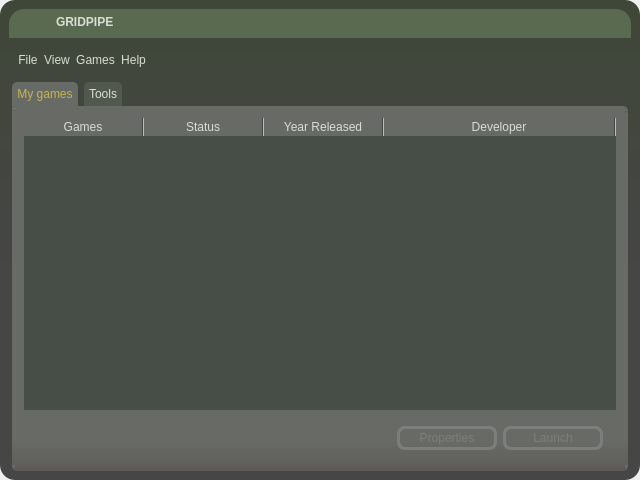
<?xml version="1.0" encoding="UTF-8"?>
<ui version="4.0">
 <class>MainWindow</class>
 <widget class="QMainWindow" name="MainWindow">
  <property name="geometry">
   <rect>
    <x>0</x>
    <y>0</y>
    <width>640</width>
    <height>480</height>
   </rect>
  </property>
  <property name="windowTitle">
   <string>MainWindow</string>
  </property>
  <property name="styleSheet">
   <string notr="true"/>
  </property>
  <widget class="QWidget" name="centralwidget">
   <property name="styleSheet">
    <string notr="true">#centralwidget{
background-color: rgb(63, 71, 56);
border-radius: 15px;
	background-color: qlineargradient(spread:pad, x1:0.5, y1:0, x2:0.5, y2:1, stop:0 rgba(63, 71, 56, 255), stop:0.610734 rgba(70, 70, 70, 255));
}</string>
   </property>
   <layout class="QGridLayout" name="gridLayout">
    <item row="0" column="0">
     <widget class="QFrame" name="f_titlebar">
      <property name="styleSheet">
       <string notr="true">background-color: rgb(90, 106, 80);
border-top-left-radius: 15px;
border-top-right-radius: 15px; 
color: rgb(255, 255, 255);</string>
      </property>
      <property name="frameShape">
       <enum>QFrame::Shape::StyledPanel</enum>
      </property>
      <property name="frameShadow">
       <enum>QFrame::Shadow::Raised</enum>
      </property>
      <layout class="QHBoxLayout" name="horizontalLayout">
       <property name="leftMargin">
        <number>9</number>
       </property>
       <property name="topMargin">
        <number>3</number>
       </property>
       <property name="rightMargin">
        <number>9</number>
       </property>
       <property name="bottomMargin">
        <number>6</number>
       </property>
       <item>
        <widget class="QPushButton" name="fakepb_icon">
         <property name="text">
          <string/>
         </property>
         <property name="icon">
          <iconset resource="../assets/assets.qrc">
           <normaloff>:/icons/logo.png</normaloff>:/icons/logo.png</iconset>
         </property>
         <property name="flat">
          <bool>true</bool>
         </property>
        </widget>
       </item>
       <item>
        <widget class="QLabel" name="lb_title">
         <property name="styleSheet">
          <string notr="true">color: rgb(216, 222, 211);</string>
         </property>
         <property name="text">
          <string>&lt;html&gt;&lt;head/&gt;&lt;body&gt;&lt;p&gt;&lt;span style=&quot; font-weight:700;&quot;&gt;GRIDPIPE&lt;/span&gt;&lt;/p&gt;&lt;/body&gt;&lt;/html&gt;</string>
         </property>
        </widget>
       </item>
       <item>
        <spacer name="horizontalSpacer">
         <property name="orientation">
          <enum>Qt::Orientation::Horizontal</enum>
         </property>
         <property name="sizeHint" stdset="0">
          <size>
           <width>40</width>
           <height>20</height>
          </size>
         </property>
        </spacer>
       </item>
       <item>
        <widget class="QPushButton" name="pb_min">
         <property name="sizePolicy">
          <sizepolicy hsizetype="Minimum" vsizetype="Minimum">
           <horstretch>0</horstretch>
           <verstretch>0</verstretch>
          </sizepolicy>
         </property>
         <property name="maximumSize">
          <size>
           <width>16</width>
           <height>16</height>
          </size>
         </property>
         <property name="styleSheet">
          <string notr="true">QPushButton{
	image: url(:/buttons/buttons/Window-Min.png);
}
QPushButton:hover{
	image: url(:/buttons/buttons/Window-Min-Hover.png);
}</string>
         </property>
         <property name="text">
          <string/>
         </property>
        </widget>
       </item>
       <item>
        <widget class="QPushButton" name="pb_close">
         <property name="maximumSize">
          <size>
           <width>16</width>
           <height>16</height>
          </size>
         </property>
         <property name="styleSheet">
          <string notr="true">QPushButton{
	image: url(:/buttons/buttons/Window-Close.tga);
}
QPushButton::hover{
	image: url(:/buttons/buttons/Window-Close-Hover.png);
}
</string>
         </property>
         <property name="text">
          <string/>
         </property>
        </widget>
       </item>
      </layout>
     </widget>
    </item>
    <item row="2" column="0">
     <widget class="QTabWidget" name="tw_tabs">
      <property name="autoFillBackground">
       <bool>false</bool>
      </property>
      <property name="styleSheet">
       <string notr="true">QTabWidget {
	background-color: rgb(101, 106, 98);
} 
QTabWidget::pane {
    background-color: #f0f0f0;  /* Light grey background */
	border: 3px solid #686a65;
	border-top: 3px solid #686a65;
	border-left: 3px solid qlineargradient(spread:pad, x1:0.5, y1:0, x2:0.5, y2:1, stop:0.92605 rgba(104, 106, 101, 255), stop:1 rgba(94, 92, 89, 255));
	border-right: 3px solid qlineargradient(spread:pad, x1:0.5, y1:0, x2:0.5, y2:1, stop:0.92605 rgba(104, 106, 101, 255), stop:1 rgba(94, 92, 89, 255));
	border-bottom: 2px solid rgb(94,92,89);
	
	
	border-top-right-radius: 5px; 
	border-bottom-right-radius: 5px; 
	border-bottom-left-radius: 5px; 
	margin-left: 3px;
	margin-right: 3px;
}

QTabBar::tab {
	color: rgb(216, 222, 211);
	font: 700 9pt &quot;Segoe UI&quot;;
	background-color: rgb(81, 89, 76);
	border-top-left-radius: 5px;
	border-top-right-radius: 5px; 
	padding: 5px;
	margin-right: 3px;
	margin-left: 3px;
} 

QTabBar::tab:selected { 
  	
	background-color: rgb(104, 106, 101);
	color: rgb(196, 181, 80);
	font: 700 9pt &quot;Segoe UI&quot;;
	

}</string>
      </property>
      <property name="currentIndex">
       <number>0</number>
      </property>
      <widget class="QWidget" name="tab_games">
       <property name="styleSheet">
        <string notr="true">background-color: rgb(104, 106, 101);
background-color: qlineargradient(spread:pad, x1:0.5, y1:0, x2:0.5, y2:1, stop:0.92605 rgba(104, 106, 101, 255), stop:1 rgba(94, 92, 89, 255));</string>
       </property>
       <attribute name="title">
        <string>My games</string>
       </attribute>
       <layout class="QGridLayout" name="gridLayout_2">
        <property name="leftMargin">
         <number>9</number>
        </property>
        <item row="1" column="0">
         <widget class="QFrame" name="fr_buttons">
          <property name="minimumSize">
           <size>
            <width>0</width>
            <height>44</height>
           </size>
          </property>
          <property name="styleSheet">
           <string notr="true">background-color: rgba(255, 255, 255, 0);</string>
          </property>
          <property name="frameShape">
           <enum>QFrame::Shape::StyledPanel</enum>
          </property>
          <property name="frameShadow">
           <enum>QFrame::Shadow::Raised</enum>
          </property>
          <layout class="QHBoxLayout" name="horizontalLayout_2">
           <property name="leftMargin">
            <number>6</number>
           </property>
           <property name="topMargin">
            <number>6</number>
           </property>
           <property name="rightMargin">
            <number>6</number>
           </property>
           <property name="bottomMargin">
            <number>6</number>
           </property>
           <item>
            <spacer name="horizontalSpacer_2">
             <property name="orientation">
              <enum>Qt::Orientation::Horizontal</enum>
             </property>
             <property name="sizeHint" stdset="0">
              <size>
               <width>40</width>
               <height>20</height>
              </size>
             </property>
            </spacer>
           </item>
           <item>
            <widget class="QPushButton" name="pb_properties">
             <property name="minimumSize">
              <size>
               <width>100</width>
               <height>24</height>
              </size>
             </property>
             <property name="maximumSize">
              <size>
               <width>16777215</width>
               <height>24</height>
              </size>
             </property>
             <property name="styleSheet">
              <string notr="true">QPushButton {
	font: 700 9pt &quot;Segoe UI&quot;;
	color:  #7b7e7a;
    background: transparent;
    background-position: center; /* Center the image */
    background-repeat: no-repeat; /* Prevent tiling */
    border: 3px solid #7b7e7a ; /* Remove button borders to match the image */
	border-radius: 8px;
	padding: 3px;
}</string>
             </property>
             <property name="text">
              <string>Properties</string>
             </property>
            </widget>
           </item>
           <item>
            <widget class="QPushButton" name="pb_launch">
             <property name="minimumSize">
              <size>
               <width>100</width>
               <height>24</height>
              </size>
             </property>
             <property name="maximumSize">
              <size>
               <width>16777215</width>
               <height>24</height>
              </size>
             </property>
             <property name="styleSheet">
              <string notr="true">QPushButton {
	font: 700 9pt &quot;Segoe UI&quot;;
	color:  #7b7e7a;
    background: transparent;
    background-position: center; /* Center the image */
    background-repeat: no-repeat; /* Prevent tiling */
    border: 3px solid #7b7e7a ; /* Remove button borders to match the image */
	border-radius: 8px;
	padding: 3px;
}</string>
             </property>
             <property name="text">
              <string>Launch</string>
             </property>
            </widget>
           </item>
          </layout>
         </widget>
        </item>
        <item row="0" column="0" colspan="2">
         <widget class="QTableWidget" name="tbl_games">
          <property name="styleSheet">
           <string notr="true">QTableWidget{
	
	background-color: rgb(70, 78, 71);
	

	border-image: url(:/bg/bg.png) 0 0 0 0 stretch stretch;

	color: rgb(255, 255, 255);
	font: 700 9pt &quot;Segoe UI&quot;;
	
	border: none;
	selection-background-color: transparent;
	outline: none;

}

QHeaderView::section{
	background-color: rgb(104, 106, 101);
	color: rgb(216, 222, 211);
	font: 700 9pt &quot;Segoe UI&quot;;
	border-top: none;
	border-right:2px solid qlineargradient(spread:pad, x1:0, y1:0, x2:1, y2:0, stop:0 rgba(0, 0, 0, 255), stop:1 rgba(255, 255, 255, 255));
}
QTableCornerButton::section {
    background-color: rgb(101, 106, 98);

}
QTableWidget::item {
	
	background-color: rgba(255, 255, 255, 0);
	padding: 5px;
}


QTableWidget::item:selected {
  
	color: rgb(255, 255, 255);
	background-color: rgb(0, 0, 0);
	border: none;    
    outline: none; 
}

QTableWidget::item:focus {
	color: rgb(255, 255, 255);
    outline: none;  /* Remove focus outline */
}


QScrollBar:vertical {
    border: none;
    background: #454545; /* Scrollbar background */
    width: 24px; /* Width of the scrollbar */
    margin: 0px 0px 0px 0px; /* No margins */
	margin-top: 24px;
}

QScrollBar::handle:vertical {
    background: #666666; /* Scrollbar handle color */
    border-radius: 4px; /* Rounded corners for the handle */
    min-height: 20px; /* Minimum height of the handle */
    width: 16px; /* Handle width smaller than the scrollbar */
    margin: 15px 3px; /* Center the handle within the scrollbar */
}

QScrollBar::add-line:vertical {
    background: #454545; /* Bottom arrow background */
    height: 15px; /* Height of the bottom button */
    subcontrol-position: bottom; /* Position at the bottom */
    subcontrol-origin: margin;
    border-radius: 5px;
	
}

QScrollBar::sub-line:vertical {
    background: #454545; /* Top arrow background */
    height: 15px; /* Height of the top button */
    subcontrol-position: top; /* Position at the top */
    subcontrol-origin: margin;
    border-radius: 5px;
	margin-top: 24px;
}

QScrollBar::up-arrow:vertical{
	width: 18px; /* Width of the arrow */
    height: 18px; /* Height of the arrow */
    background: white; /* Arrow color */
	margin-top: 6px;

}

QScrollBar::down-arrow:vertical{
	width: 18px; /* Width of the arrow */
    height: 18px; /* Height of the arrow */
    background: white; /* Arrow color */

	margin-bottom: 6px;
}



QScrollBar::up-arrow:vertical {
    
	border-image: url(:/buttons/buttons/arrow-up.png);
}

QScrollBar::down-arrow:vertical {
    border-image: url(:/buttons/buttons/arrow-down.png);
}

QScrollBar::add-page:vertical, QScrollBar::sub-page:vertical {
    background: none; /* Transparent space between handle and arrows */
}</string>
          </property>
          <property name="selectionMode">
           <enum>QAbstractItemView::SelectionMode::SingleSelection</enum>
          </property>
          <property name="selectionBehavior">
           <enum>QAbstractItemView::SelectionBehavior::SelectRows</enum>
          </property>
          <property name="showGrid">
           <bool>false</bool>
          </property>
          <property name="gridStyle">
           <enum>Qt::PenStyle::NoPen</enum>
          </property>
          <property name="sortingEnabled">
           <bool>true</bool>
          </property>
          <property name="cornerButtonEnabled">
           <bool>true</bool>
          </property>
          <attribute name="horizontalHeaderVisible">
           <bool>true</bool>
          </attribute>
          <attribute name="horizontalHeaderCascadingSectionResizes">
           <bool>false</bool>
          </attribute>
          <attribute name="horizontalHeaderMinimumSectionSize">
           <number>60</number>
          </attribute>
          <attribute name="horizontalHeaderDefaultSectionSize">
           <number>120</number>
          </attribute>
          <attribute name="horizontalHeaderHighlightSections">
           <bool>false</bool>
          </attribute>
          <attribute name="horizontalHeaderStretchLastSection">
           <bool>true</bool>
          </attribute>
          <attribute name="verticalHeaderVisible">
           <bool>false</bool>
          </attribute>
          <attribute name="verticalHeaderCascadingSectionResizes">
           <bool>false</bool>
          </attribute>
          <attribute name="verticalHeaderHighlightSections">
           <bool>false</bool>
          </attribute>
          <column>
           <property name="text">
            <string>Games</string>
           </property>
           <property name="foreground">
            <brush brushstyle="HorPattern">
             <color alpha="255">
              <red>0</red>
              <green>0</green>
              <blue>0</blue>
             </color>
            </brush>
           </property>
          </column>
          <column>
           <property name="text">
            <string>Status</string>
           </property>
          </column>
          <column>
           <property name="text">
            <string>Year Released</string>
           </property>
          </column>
          <column>
           <property name="text">
            <string>Developer</string>
           </property>
          </column>
         </widget>
        </item>
       </layout>
      </widget>
      <widget class="QWidget" name="tab_tools">
       <attribute name="title">
        <string>Tools</string>
       </attribute>
      </widget>
     </widget>
    </item>
    <item row="1" column="0">
     <widget class="QWidget" name="w_menubar" native="true">
      <layout class="QHBoxLayout" name="horizontalLayout_3">
       <property name="topMargin">
        <number>6</number>
       </property>
       <property name="bottomMargin">
        <number>6</number>
       </property>
       <item>
        <widget class="QPushButton" name="mpb_file">
         <property name="styleSheet">
          <string notr="true">QPushButton{
border:none;
font: 700 9pt &quot;Segoe UI&quot;;
color: rgb(216, 222, 211);
}
QPushButton::hover{
border:none;
font: 700 9pt &quot;Segoe UI&quot;;
	color: rgb(196, 181, 80);
}</string>
         </property>
         <property name="text">
          <string>File</string>
         </property>
        </widget>
       </item>
       <item>
        <widget class="QPushButton" name="mpb_view">
         <property name="styleSheet">
          <string notr="true">QPushButton{
border:none;
font: 700 9pt &quot;Segoe UI&quot;;
color: rgb(216, 222, 211);
}
QPushButton::hover{
border:none;
font: 700 9pt &quot;Segoe UI&quot;;
	color: rgb(196, 181, 80);
}</string>
         </property>
         <property name="text">
          <string>View</string>
         </property>
        </widget>
       </item>
       <item>
        <widget class="QPushButton" name="mpb_games">
         <property name="styleSheet">
          <string notr="true">QPushButton{
border:none;
font: 700 9pt &quot;Segoe UI&quot;;
color: rgb(216, 222, 211);
}
QPushButton::hover{
border:none;
font: 700 9pt &quot;Segoe UI&quot;;
	color: rgb(196, 181, 80);
}</string>
         </property>
         <property name="text">
          <string>Games</string>
         </property>
        </widget>
       </item>
       <item>
        <widget class="QPushButton" name="mpb_help">
         <property name="styleSheet">
          <string notr="true">QPushButton{
border:none;
font: 700 9pt &quot;Segoe UI&quot;;
color: rgb(216, 222, 211);
}
QPushButton::hover{
border:none;
font: 700 9pt &quot;Segoe UI&quot;;
	color: rgb(196, 181, 80);
}</string>
         </property>
         <property name="text">
          <string>Help</string>
         </property>
        </widget>
       </item>
       <item>
        <spacer name="horizontalSpacer_3">
         <property name="orientation">
          <enum>Qt::Orientation::Horizontal</enum>
         </property>
         <property name="sizeHint" stdset="0">
          <size>
           <width>40</width>
           <height>20</height>
          </size>
         </property>
        </spacer>
       </item>
      </layout>
     </widget>
    </item>
   </layout>
  </widget>
 </widget>
 <resources>
  <include location="../assets/assets.qrc"/>
 </resources>
 <connections/>
</ui>
